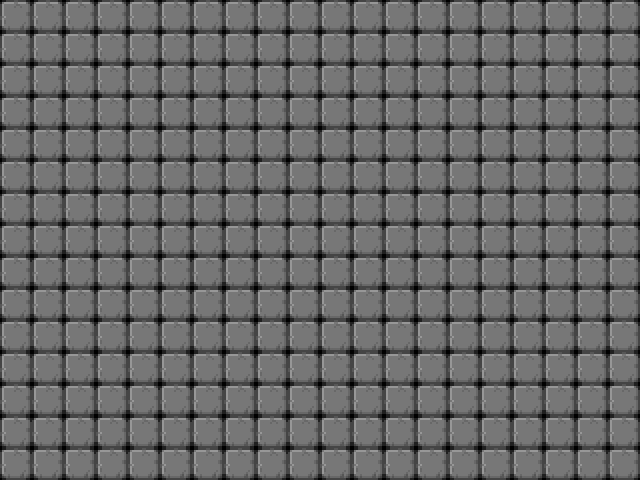

This is a level from a 2D game, rendered from its Tiled map with the project's own tilesets. A one-line summary and the complete map file follow:
An orthogonal 20x15 tile map with 32x32 px tiles, 1 tile layer (タイル・レイヤー1).

<map version="1.0" tiledversion="1.0.3" orientation="orthogonal" renderorder="right-down" width="20" height="15" tilewidth="32" tileheight="32" nextobjectid="1">
 <tileset firstgid="1" name="tileset" tilewidth="32" tileheight="32" tilecount="32" columns="8">
  <image source="tileset.png" width="256" height="128" />
 </tileset>
 <layer name="タイル・レイヤー1" width="20" height="15">
  <data encoding="csv">
3,3,3,3,3,3,3,3,3,3,3,3,3,3,3,3,3,3,3,3,
3,3,3,3,3,3,3,3,3,3,3,3,3,3,3,3,3,3,3,3,
3,3,3,3,3,3,3,3,3,3,3,3,3,3,3,3,3,3,3,3,
3,3,3,3,3,3,3,3,3,3,3,3,3,3,3,3,3,3,3,3,
3,3,3,3,3,3,3,3,3,3,3,3,3,3,3,3,3,3,3,3,
3,3,3,3,3,3,3,3,3,3,3,3,3,3,3,3,3,3,3,3,
3,3,3,3,3,3,3,3,3,3,3,3,3,3,3,3,3,3,3,3,
3,3,3,3,3,3,3,3,3,3,3,3,3,3,3,3,3,3,3,3,
3,3,3,3,3,3,3,3,3,3,3,3,3,3,3,3,3,3,3,3,
3,3,3,3,3,3,3,3,3,3,3,3,3,3,3,3,3,3,3,3,
3,3,3,3,3,3,3,3,3,3,3,3,3,3,3,3,3,3,3,3,
3,3,3,3,3,3,3,3,3,3,3,3,3,3,3,3,3,3,3,3,
3,3,3,3,3,3,3,3,3,3,3,3,3,3,3,3,3,3,3,3,
3,3,3,3,3,3,3,3,3,3,3,3,3,3,3,3,3,3,3,3,
3,3,3,3,3,3,3,3,3,3,3,3,3,3,3,3,3,3,3,3
</data>
 </layer>
</map>
